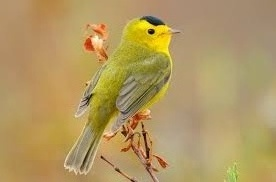
#> input picture Programming with machine learning/OpenCV/Creating black and white (binary) images/bird4.jpg, 276 x 182 px
$ python task1.py
#> lines starting #> are read from the running program, lines starting #| are printed output that depends on the picture; after the words box and inside, x2 and y2 are one past the last pixel; in counts of white or black regions, pixels touching at a corner belong together
import cv2

# The image
image = cv2.imread('bird4.jpg')
#> image is the input picture: shape (182, 276, 3); mean B, G, R 97.5, 152, 177.5

# Convert image to greyscale
grey = cv2.cvtColor(image, cv2.COLOR_BGR2GRAY)
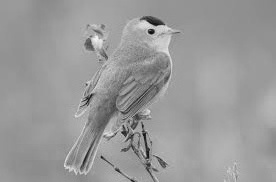
#> grey: shape (182, 276); min 11, max 244, mean 153.4
cv2.imshow('Grey', grey)
cv2.waitKey(0)

# Convert image to black and white
retval1, thresh1 = cv2.threshold(grey, 64, 255, cv2.THRESH_BINARY)
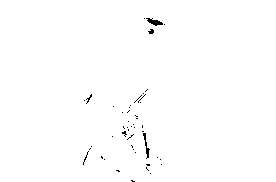
#> thresh1: shape (182, 276); 99.4% white; black in thin lines or dots, all inside (x1, y1, x2, y2) = (83, 18, 165, 182)
cv2.imshow('threshold 1', thresh1)
cv2.waitKey(0)

# Convert image with thresh 127
retval2, thresh2 = cv2.threshold(grey, 127, 255, cv2.THRESH_BINARY)
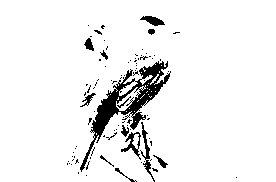
#> thresh2: shape (182, 276); 93.6% white; 91 black regions (78 under 20 px), largest, box (x1, y1, x2, y2) and area: (80, 61, 171, 172) 2013, (140, 122, 155, 182) 198, (121, 132, 141, 160) 172
cv2.imshow('threshold 2', thresh2)
cv2.waitKey(0)

# Convert image with thresh 135
retval3, thresh3 = cv2.threshold(grey, 135, 255, cv2.THRESH_BINARY)
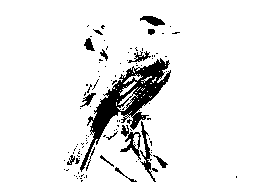
#> thresh3: shape (182, 276); 92% white; 104 black regions (88 under 20 px), largest, box (x1, y1, x2, y2) and area: (80, 58, 171, 172) 2530, (120, 125, 141, 160) 253, (140, 121, 156, 182) 242
cv2.imshow('threshold 3', thresh3)
cv2.waitKey(0)


# Inverting the image with best threshold
inverted_binary = cv2.bitwise_not(thresh3)
cv2.imshow('Inverted', inverted_binary)
cv2.waitKey(0)

# Saving the inverted image to disk
cv2.imwrite('inverted.jpg', inverted_binary)

cv2.destroyAllWindows()
